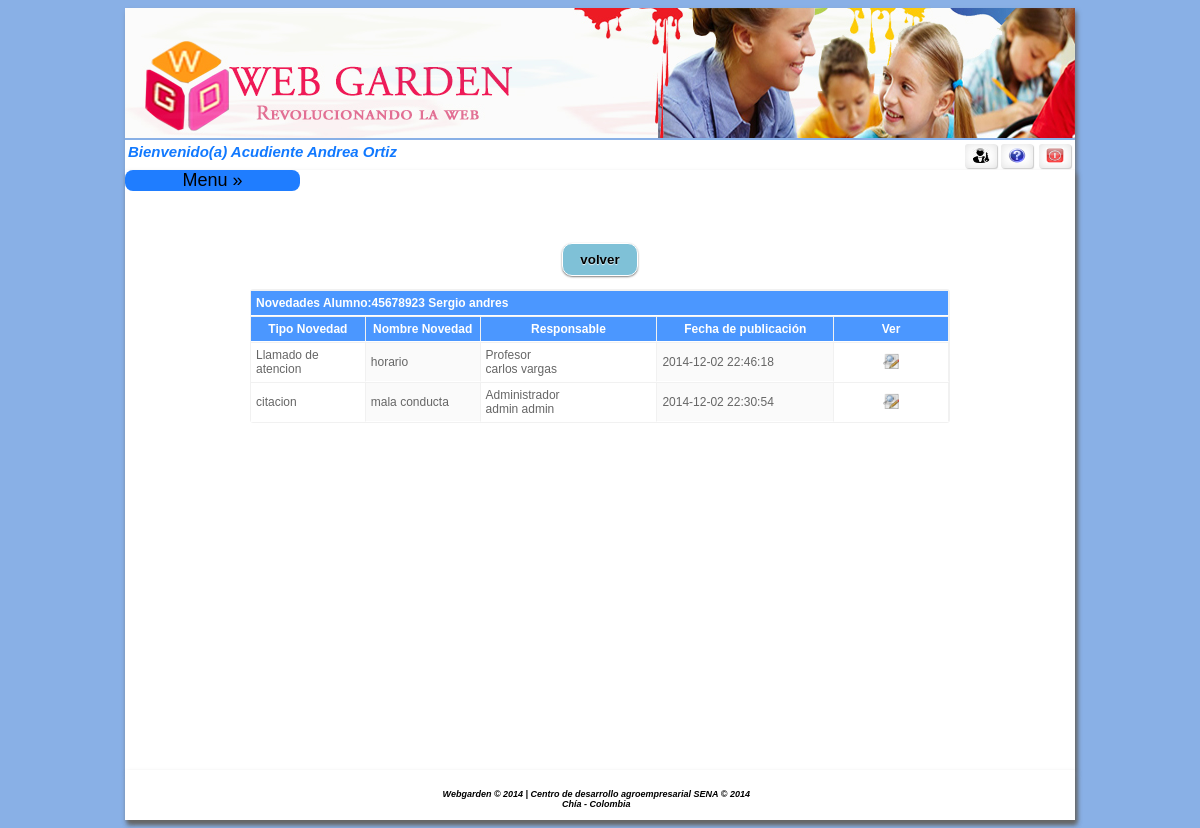
The app's page /home.php?pr=45678923&acceso=117 (signed in) with its own data.
### tables this page shows
CREATE TABLE IF NOT EXISTS `alumno` (
  `identificacion` int(11) NOT NULL,
  `prinombre` varchar(15) NOT NULL,
  `segnombre` varchar(20) DEFAULT NULL,
  `priapellido` varchar(15) NOT NULL,
  `segapellido` varchar(20) DEFAULT NULL,
  `direccion` varchar(15) NOT NULL,
  `desenf` varchar(1000) NOT NULL,
  `retri` varchar(1000) NOT NULL,
  `idruta` int(11) NOT NULL,
  `acudiente` int(11) NOT NULL,
  `foto` varchar(300) NOT NULL,
  `genero` int(11) NOT NULL,
  `idcurso` int(11) NOT NULL,
  `rh` int(11) NOT NULL,
  `tipodoc` int(11) NOT NULL,
  `fecha_naci` date NOT NULL,
  `gruposan` int(11) NOT NULL
);

CREATE TABLE IF NOT EXISTS `novedad` (
`idnovedad` int(11) NOT NULL,
  `titulo` varchar(50) NOT NULL,
  `descripcion` varchar(1000) NOT NULL,
  `iddocente` int(11) NOT NULL,
  `idalumno` int(11) NOT NULL,
  `tiponov` int(11) NOT NULL,
  `fecha` timestamp NOT NULL DEFAULT CURRENT_TIMESTAMP,
  `perfilid` int(11) NOT NULL
);

CREATE TABLE IF NOT EXISTS `valor` (
`idvalor` int(11) NOT NULL,
  `nombre` varchar(50) NOT NULL,
  `idparametro` int(11) NOT NULL
);

CREATE TABLE IF NOT EXISTS `perfil` (
`idperfil` int(11) NOT NULL,
  `nombre` varchar(50) NOT NULL
);

CREATE TABLE IF NOT EXISTS `persona` (
  `identificacion` int(11) NOT NULL,
  `prinombre` varchar(15) NOT NULL,
  `segnombre` varchar(20) DEFAULT NULL,
  `priapellido` varchar(15) NOT NULL,
  `segapellido` varchar(20) DEFAULT NULL,
  `telefono` varchar(15) NOT NULL,
  `direccion` varchar(15) NOT NULL,
  `foto` varchar(300) DEFAULT NULL,
  `pass` varchar(200) NOT NULL,
  `genero` int(11) NOT NULL,
  `email` varchar(100) NOT NULL,
  `tipodoc` int(11) NOT NULL
);

### controlador/cnoveacu.php (called while the page is built, shortened)
<?php
include ("modelo/mnoveacu.php");
$ins = new mnove();
$idalumno = isset($_GET["pr"]) ? $_GET["pr"] : NULL;
$alumno = $ins->alumno($idalumno);
$selnove = $ins->selnov($idalumno);
?>

### modelo/mnoveacu.php (called while the page is built, shortened)
<?php
include ("controlador/conexion.php");
class mnove {
    function alumno($pr) {
        $sql = "SELECT * FROM alumno WHERE identificacion='" . $pr . "';";
        $conexionBD = new conexion();
        $conexionBD->conectarBD();
        $data = $conexionBD->ejeCon($sql, 0);
        return $data;
    }
    function selnov($idalumno) {
        $sql = "SELECT nov.idnovedad,nov.titulo,nov.descripcion,nov.fecha,per.prinombre,per.priapellido,val.nombre as tipon,perf.nombre as perfil from novedad as nov inner join persona as per on nov.iddocente=per.identificacion inner join valor as val on nov.tiponov=val.idvalor inner join perfil as perf on nov.perfilid=perf.idperfil WHERE nov.idalumno='" . $idalumno . "' ORDER BY nov.idnovedad  DESC;";
        $conexionBD = new conexion();
        $conexionBD->conectarBD();
        $data = $conexionBD->ejeCon($sql, 0);
        return $data;
    }
}
?>

### controlador/configuracion.php (called while the page is built)
<?php
	$usu_db = "root";
	$pass_db = "";
	$serv_db = "localhost";
	$db = "webgarden";
?>

### controlador/conexion.php (called while the page is built, shortened)
<?php
class conexion{
	function conectarBD(){
		include("configuracion.php");
		$this->link = mysql_connect($serv_db,$usu_db,$pass_db);
		$db2= mysql_select_db($db);
	}
	function ejeCon($con, $op){
		$this->resultado = mysql_query($con) or
		die("La consulta fallo: ".mysql_error());
		if ($op==0){
			while ($linea = mysql_fetch_array($this->resultado)){
				$arrayResultado[] = $linea;
			}
		}else{
			$arrayResultado[] =0;
		}
		$resarr = isset($arrayResultado) ? $arrayResultado:NULL;
		if($resarr){
			return $arrayResultado;
		}
	}
}
?>

### vista/vnoveacu.php (the view)
<?php
include ("controlador/cnoveacu.php");
?>
<center>
        <table width="700" border="0">
            <tr>
                <td colspan="3" align="center" >
                        <input type="button" onclick="location.href='home.php?acceso=116'" value="volver"/>
                </td>
            </tr>
        </table>
    <form id="form2" name="form2" method="GET" action="" onSubmit="return confirm('Desea eliminar?')">
        <div align="center" id="tabint">
            <table width="700px" border="1" cellspacing="0" cellpadding="5">
                <tr>
                    <th class="style1" align="left" colspan="7">Novedades Alumno:<?php echo $alumno[0]['identificacion']?> <?php echo $alumno[0]['prinombre']?> <?php echo $alumno[0]['segnombre'] ?></th>
                </tr>
                <tr>
                    <th class="style1" align="center" width="100px">Tipo Novedad</th>
                    <th class="style1" align="center" width="100px">Nombre Novedad</th>
                    <th class="style1" align="center" width="100px">Responsable</th>
                    <th class="style1" align="center" width="100px">Fecha de publicaci&oacute;n</th>
                    <th class="style1" align="center" width="100px">Ver</th>
                </tr>
                <?php
                for ($i = 0; $i < count($selnove); $i++) {
                    ?>
                    <tr>
                        <td class="style2" align="left"> <?php echo $selnove[$i]['tipon'] ?></td>
                        <td class="style2" align="left"> <?php echo $selnove[$i]['titulo'] ?></td>
                        <td class="style2" align="left" width="160px"><?php echo $selnove[$i]['perfil'] ?><br><?php echo $selnove[$i]['prinombre'] ?> <?php echo $selnove[$i]['priapellido'] ?></td>
                        <td class="style2" align="left" width="160px"> <?php echo $selnove[$i]['fecha'] ?></td>
                        <td align="center"><a href="home.php?act=<?php echo $selnove[$i]['idnovedad'] ?>&acceso=118&alum=<?php echo $idalumno?>"><img border=0 src="image/editar.png" width="16" height="16" /></a></td>
                    </tr>
                <?php } ?>
            </table>
            <p>&nbsp; </p>
        </div>
    </form>
</center>

### css/style.css (style rules this page uses)
input[type=submit], input[type=reset],input[type=button] { padding: 9px 17px; font-family: Helvetica,Arial,sans-serif; font-weight: bold; line-height: 1; color: #000000; border: none; text-shadow: 0 1px 1px rgba(255,255,255,0.85); background-color:#7FC1D7; border: 1px solid #ffffff; border-radius: 10px; box-shadow: 0 1px 2px rgba(0,0,0,0.5); }
#tabint table { border-radius: 3px; border: solid 1px #f1f1f1; box-shadow: 5 5 10px #333; margin: 10px; }
#tabint table a { color: #fff; }
#tabint table tbody tr td,#tabint table tbody tr th { transition: all 400ms ease-in; -webkit-transition: all 400ms ease-in; -moz-transition: all 400ms ease-in; -o-transition: all 400ms ease-in; -ms-transition: all 400ms ease-in; padding: 5px 5px; word-wrap: break-word; border: solid 0px #fff; border-bottom: solid 1px #fff; border-top: solid 1px #f1f1f1; border-right: solid 1px #f1f1f1; }
#tabint table tbody tr td:nth-child(odd) { background-color: #fff; }
#tabint table tbody tr td:nth-child(even) { background-color: #fafafa; }
#tabint table th { background: #4B97FF; color: #fff; }

### css/menu.css (style rules this page uses)
body { font-family: 'Open Sans', sans-serif; background:#89B0E6; background-size:cover; }
a { color: #23dbdb; text-decoration: none; }

### records on screen
alumno: identificacion "45678923", prinombre "Sergio", segnombre "andres"
novedad: valor.nombre "Llamado de atencion", titulo "horario", perfilid.nombre "Profesor", iddocente.prinombre "carlos", iddocente.priapellido "vargas", fecha "2014-12-02 22:46:18"
novedad: valor.nombre "citacion", titulo "mala conducta", perfilid.nombre "Administrador", iddocente.prinombre "admin", iddocente.priapellido "admin", fecha "2014-12-02 22:30:54"

### other values on screen
$nomapre "Andrea Ortiz"
